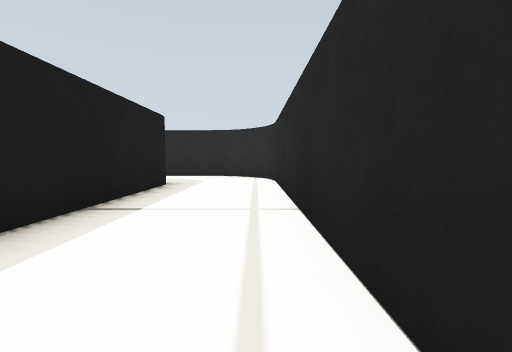
[1] (above)

15 first-person views from a walk through a Gazebo world. The camera is 0.12 m above the floor, tilts 4° down and sees 90° across. The floor is counted in squares, 0.2 m on a side. Each view is taken from the middle of a square. On the plan, view 1 faces up. The plan holds only what a view shows up to about 9 squares ahead; the rest is blank.

[2]
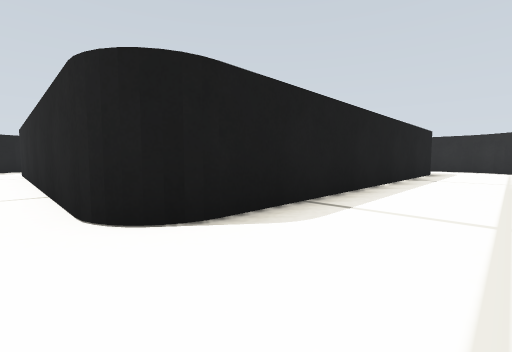

[3]
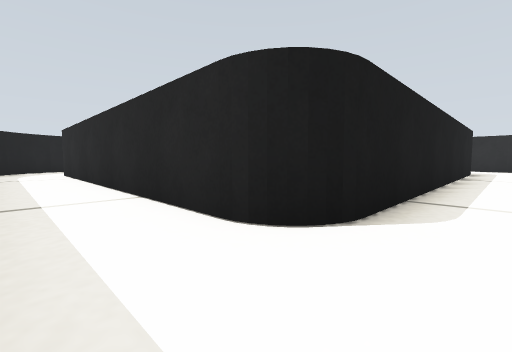

[4]
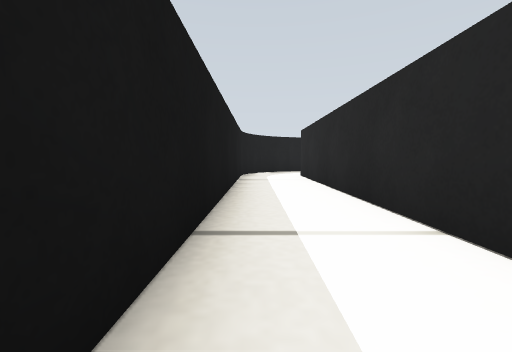

[5]
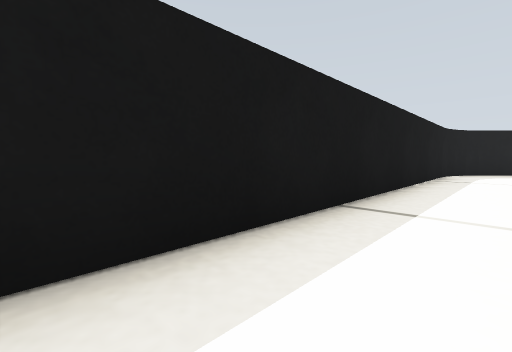

[6]
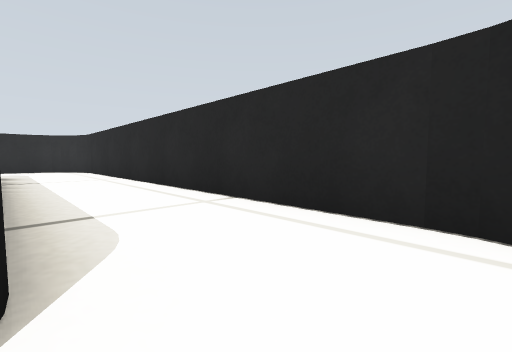

[7]
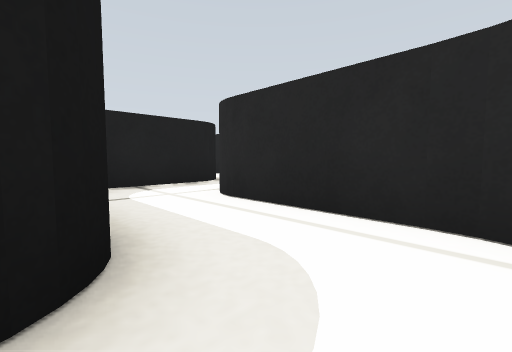

[8]
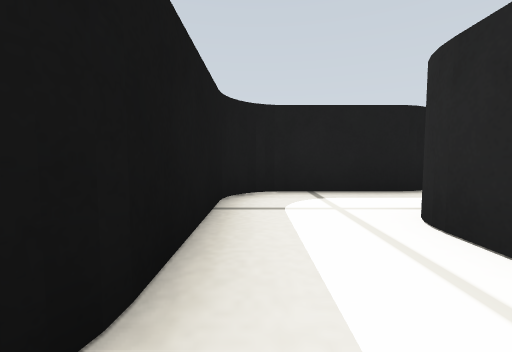

[9]
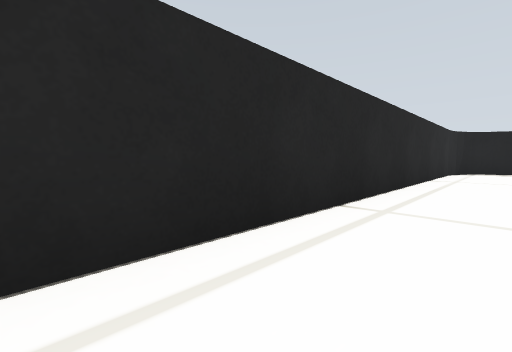

[10]
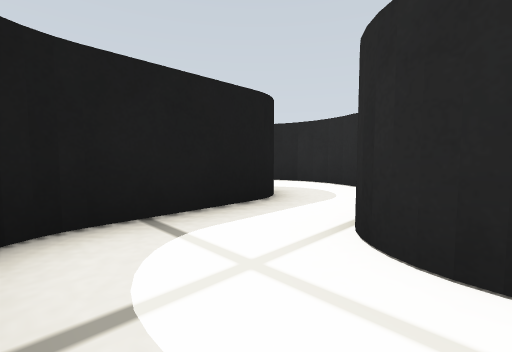

[11]
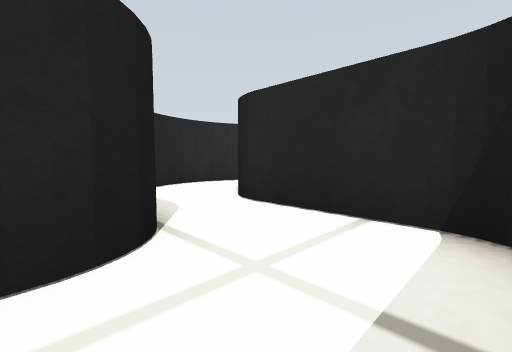

[12]
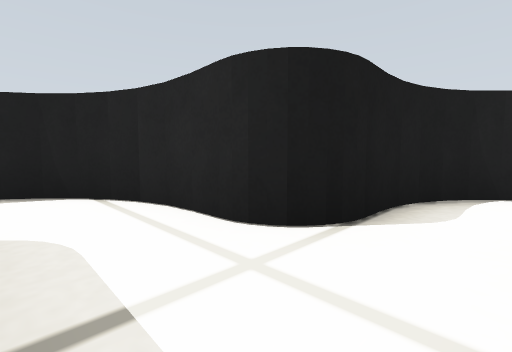

[13]
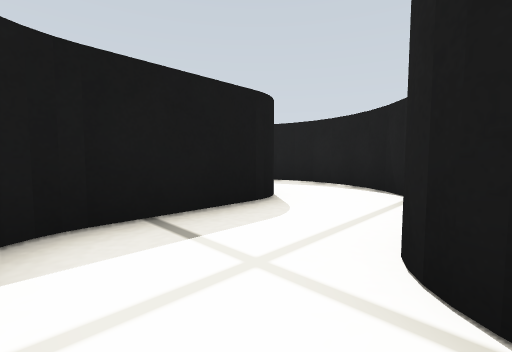

[14]
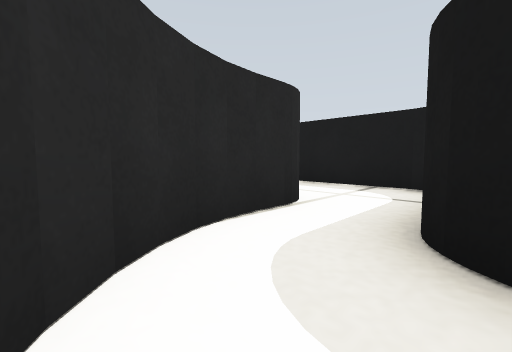

[15]
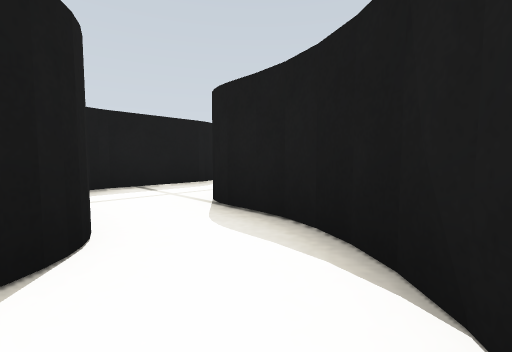

### Floor plan
Points are (right, up) in squares from view 1. A wall is a line through its corners. A room is listed if a view was taken in it or the views show most of it. See-through windows are left out.
Room 1 (views 1, 2, 3, 4, 5, 6, 7, 8, 9, 10)
walls: (-2.8, -4.5) (-11.6, -4.5); (0.5, -4.9) (0.5, 6.1); (0.2, -5.6) (0.4, -5.2) (0.5, -4.7); (-2, 5.8) (-2, -3.8); (0.5, 6.2) (0.5, 6.9); (-0.9, -6.4) (-0.5, -6.2); (0.5, 6.8) (0.3, 7.4) (0, 7.9); (-5.8, 6.5) (-2.8, 6.5); (-0.4, 8.2) (-1.1, 8.5) (-4.2, 8.5); (-0.8, 8.4) (-1.3, 8.5); (-4.9, 9.3) (-5.1, 10.7); (-6.5, 9.8) (-6.5, 7.2); (-12.1, -6.5) (-1.9, -6.5); (-13, -6.1) (-12.4, -6.4); (-13.8, -5.4) (-13.4, -5.8); (-14.1, -4.9) (-13.7, -5.6) (-12.8, -6.2) (-12, -6.5)
ways out: opening at (-6, 9.5) to room 5
Room 2 (views 11, 12)
walls: (-11.8, 6.5) (-9.2, 6.5); (-10.8, 8.5) (-12.1, 8.5); (-11.9, 8.5) (-12.8, 8.3) (-13.4, 7.8); (-12.5, 8.3) (-13.1, 8.1); (-13.3, 7.8) (-13.7, 7.3); (-8.5, 7.2) (-8.5, 8.4); (-13.7, 7.5) (-14.3, 6.8)
ways out: opening at (-9, 9.5) to room 3
Room 3 (view 13)
walls: (-8.5, 8.4) (-8.5, 9.8); (-9.4, 11.7) (-9.8, 11.1) (-10, 10.4); (-9, 12.1) (-9.6, 11.5) (-9.9, 10.7) (-10.1, 9.2)
ways out: opening at (-9, 9.5) to room 2
Room 4 (views 14, 15)
walls: (-7, 12.5) (-8.1, 12.4) (-9, 12.1); (-6.8, 12.4) (-7.7, 12.5); (-6.6, 12.3) (-7.5, 12.6); (-6.1, 12.1) (-7.3, 12.6) (-8.4, 12.3)
ways out: opening at (-7.5, 11) to room 5
Room 5 (no view inside)
walls: (-5.1, 10.7) (-5.4, 11.5) (-6.1, 12.1); (-5, 10.3) (-5.2, 11.1) (-5.7, 11.7)
ways out: opening at (-6, 9.5) to room 1; opening at (-7.5, 11) to room 4

Positions as (right, up) in squares from view 1, and headings:
1: (0, 0), facing up
2: (0, -5), facing up-left
3: (-1, -6), facing up-left
4: (-3, -6), facing left
5: (-2, -5), facing down-left
6: (-2, -5), facing up-right
7: (-1, 6), facing up-left
8: (-2, 7), facing left
9: (-1, 6), facing down-right
10: (-4, 7), facing up-left
11: (-11, 7), facing up-right
12: (-9, 7), facing up-left
13: (-9, 9), facing down-left
14: (-7, 12), facing down-right
15: (-8, 12), facing down-left
